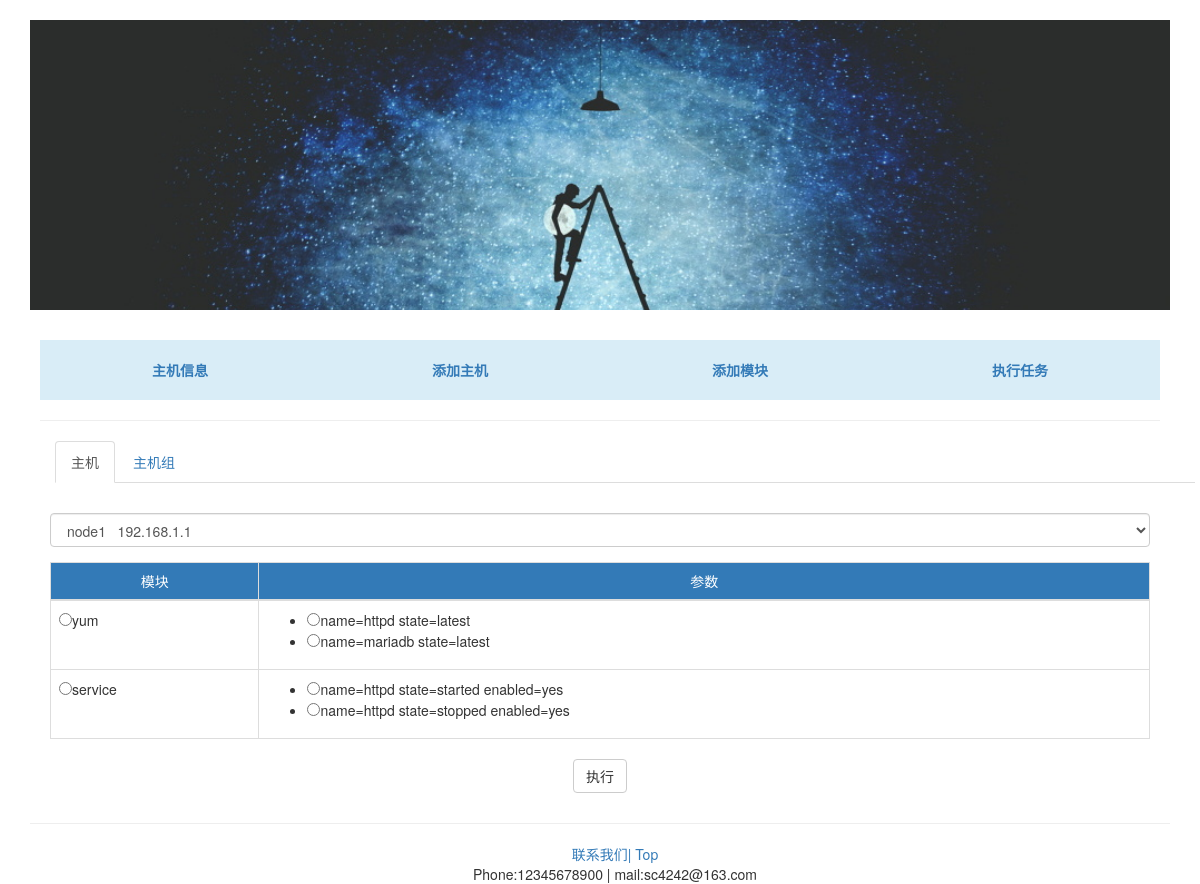
/webansi/tasks/, run on the app's committed database.
### webansi/models.py (models this page shows, shortened)
class Module(models.Model):
    mod_name = models.CharField(max_length=50)
    def __str__(self):
        return self.mod_name

class Args(models.Model):
    mod_args = models.CharField(max_length=50)
    mod = models.ForeignKey(Module,on_delete=models.CASCADE)

### webansi/views.py (the view, shortened to what this page needs)
def tasks(request):
    hosts = list(Hosts.objects.all())
    groups = list(Group.objects.all())
    mod_info = {}
    mods = Module.objects.all()
    for m in mods:
        argss = []
        for args in m.args_set.all():
            argss.append(args.mod_args)
        mod_info[m] = argss
    result = {'hosts':hosts,'groups':groups,'mods':mods,'args':args,'mod_info':mod_info}
    return render(request, 'webansi/task.html',result)

### webansi/templates/webansi/task.html (shortened to what this page needs)
{% extends 'webansi/base.html' %}
{% block content %}
<div class="container">
    <ul class="nav nav-tabs">
        <li class="active"><a href="#hosts" data-toggle="tab">主机</a></li>
        <li><a href="#groups" data-toggle="tab">主机组</a> </li>
    </ul>
</div><br>
<div class="tab-content" style="padding: 10px;">
    <div class="tab-pane fade in active" id="hosts">
        <form action="" role="form" method="post">
            <div class="form-group">
                <select name="ipaddr" class="form-control">
                    {% for host in hosts %}
                        <option value="{{ host.ip_addr }}">
                        {{ host.hostname }} &nbsp; {{ host.ip_addr }}
                        </option>
                    {% endfor %}
                </select>
            </div>
            <table class="table table-bordered tab-content">
                <thead>
                <tr class="bg-primary text-center">
                    <td>模块</td>
                    <td>参数</td>
                </tr>
                </thead>
                {% for mod, args in mod_info.items %}
                <tr>
                    <td><input type=radio name="module" value="{{ mod }}">{{ mod }}</td>
                    <td>
                        <ul>
                            {% for arg in args %}
                                <li><input type="radio" name="args" value="{{ arg }}">{{ arg }}</li>
                            {% endfor %}
                        </ul>
                    </td>
                </tr>
                {% endfor %}
            </table>
            <input type="submit" value="执行" class="btn-default btn center-block">
        </form>
    </div>
</div>
{% endblock %}

### webansi/templates/webansi/base.html (shortened to what this page needs)
{% load staticfiles%}
<!DOCTYPE html>
<html lang="en">
<head>
    <link rel="stylesheet" href="{% static 'css/bootstrap.min.css' %}">
</head>
<body>
<br>
<div class="container">
    <div class="banner"></div>
    <br>
    <div class="main">
        <div>
        <form action="" role="form" class="form-group form-inline bg-info">
            <ur class="list-inline row text-center">
                <li class="col-xs-3"><a href="{% url 'index' %}" target="_blank"><b>主机信息</b></a></li>
                <li class="col-xs-3"><a href="{% url 'addhosts'%}" target="_blank"><b>添加主机</b></a></li>
                <li class="col-xs-3"><a href="{% url 'addmodules' %}" target="_blank"><b>添加模块</b></a></li>
                <li class="col-xs-3"><a href="{% url 'tasks' %}" target="_blank"><b>执行任务</b></a></li>
            </ur>
        </form>
        </div>
        <hr>
        {% block content %}{% endblock %}
    </div>
    <hr>
    <div class="footer container">
        <a href="#" target="_blank">联系我们| <a href="#name">Top</a></a>
        <br>
        Phone:12345678900 | mail:sc4242@163.com
    </div>
</div>
</body>
</html>

### data on the page
Module: mod_name "yum"
Args: args "name=httpd state=latest"
Args: args "name=mariadb state=latest"
Module: mod_name "service"
Args: args "name=httpd state=started enabled=yes"
Args: args "name=httpd state=stopped enabled=yes"

### other printed values
form field ipaddr "node1 192.168.1.1"
